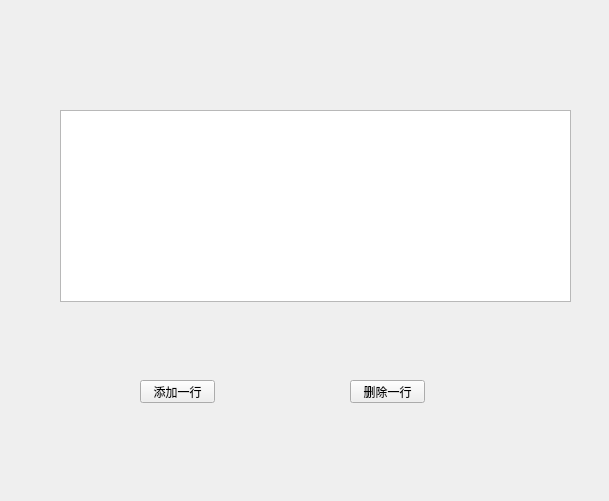
<?xml version="1.0" encoding="UTF-8"?>
<ui version="4.0">
 <class>Form</class>
 <widget class="QWidget" name="Form">
  <property name="geometry">
   <rect>
    <x>0</x>
    <y>0</y>
    <width>609</width>
    <height>501</height>
   </rect>
  </property>
  <property name="windowTitle">
   <string>Form</string>
  </property>
  <widget class="QPushButton" name="pushButton">
   <property name="geometry">
    <rect>
     <x>140</x>
     <y>380</y>
     <width>75</width>
     <height>23</height>
    </rect>
   </property>
   <property name="text">
    <string>添加一行</string>
   </property>
  </widget>
  <widget class="QPushButton" name="pushButton_2">
   <property name="geometry">
    <rect>
     <x>350</x>
     <y>380</y>
     <width>75</width>
     <height>23</height>
    </rect>
   </property>
   <property name="text">
    <string>删除一行</string>
   </property>
  </widget>
  <widget class="QTableView" name="tableView">
   <property name="geometry">
    <rect>
     <x>60</x>
     <y>110</y>
     <width>511</width>
     <height>192</height>
    </rect>
   </property>
  </widget>
 </widget>
 <resources/>
 <connections>
  <connection>
   <sender>pushButton</sender>
   <signal>clicked()</signal>
   <receiver>Form</receiver>
   <slot>add_row()</slot>
   <hints>
    <hint type="sourcelabel">
     <x>174</x>
     <y>383</y>
    </hint>
    <hint type="destinationlabel">
     <x>198</x>
     <y>349</y>
    </hint>
   </hints>
  </connection>
  <connection>
   <sender>pushButton_2</sender>
   <signal>clicked()</signal>
   <receiver>Form</receiver>
   <slot>sub_row()</slot>
   <hints>
    <hint type="sourcelabel">
     <x>392</x>
     <y>394</y>
    </hint>
    <hint type="destinationlabel">
     <x>427</x>
     <y>443</y>
    </hint>
   </hints>
  </connection>
 </connections>
 <slots>
  <slot>add_row()</slot>
  <slot>sub_row()</slot>
 </slots>
</ui>
